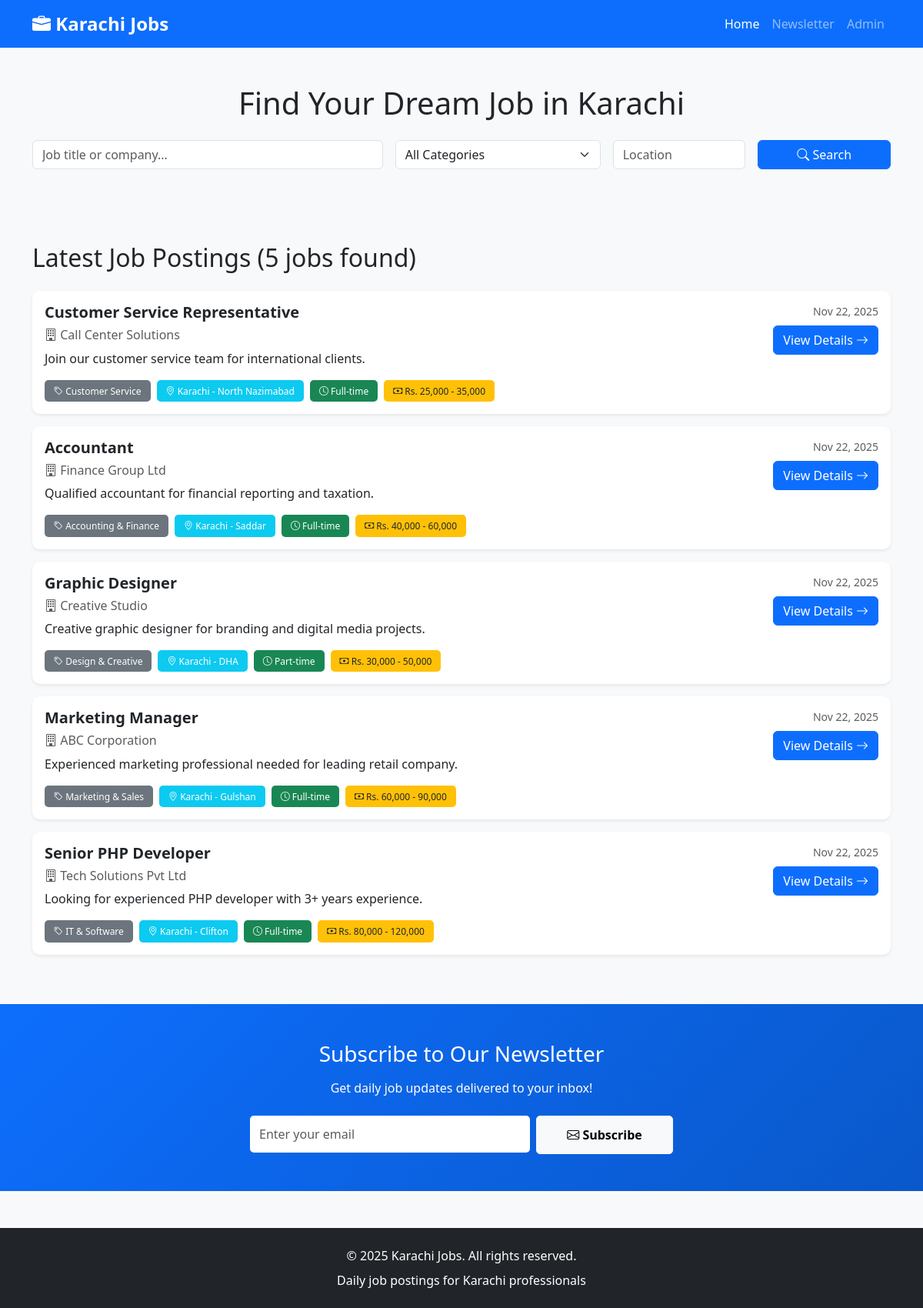
The page / on the database its author committed.
### tables this page shows
CREATE TABLE IF NOT EXISTS jobs (
    id INT AUTO_INCREMENT PRIMARY KEY,
    title VARCHAR(255) NOT NULL,
    company VARCHAR(255) NOT NULL,
    category VARCHAR(100) NOT NULL,
    location VARCHAR(100) NOT NULL,
    job_type VARCHAR(50) DEFAULT 'Full-time',
    salary VARCHAR(100),
    short_description TEXT NOT NULL,
    full_description TEXT NOT NULL,
    requirements TEXT,
    contact_email VARCHAR(255),
    contact_phone VARCHAR(50),
    created_at TIMESTAMP DEFAULT CURRENT_TIMESTAMP,
    updated_at TIMESTAMP DEFAULT CURRENT_TIMESTAMP ON UPDATE CURRENT_TIMESTAMP,
    status ENUM('active', 'inactive') DEFAULT 'active',
    INDEX idx_category (category),
    INDEX idx_location (location),
    INDEX idx_created (created_at),
    INDEX idx_status (status)
);

### config.php (called while the page is built, shortened)
<?php
function sanitize($data) {
    return htmlspecialchars($data, ENT_QUOTES, 'UTF-8');
}
?>

### public/index.php (the view, shortened to what this page needs)
<?php
require_once '../config.php';
$page = isset($_GET['page']) ? (int)$_GET['page'] : 1;
$perPage = 10;
$offset = ($page - 1) * $perPage;
$search = isset($_GET['search']) ? trim($_GET['search']) : '';
$location = isset($_GET['location']) ? trim($_GET['location']) : '';
$query = "SELECT * FROM jobs WHERE status = 'active'";
$params = [];
$query .= " ORDER BY created_at DESC LIMIT ? OFFSET ?";
$params[] = $perPage;
$params[] = $offset;
$stmt = $pdo->prepare($query);
$stmt->execute($params);
$jobs = $stmt->fetchAll();
$countQuery = "SELECT COUNT(*) FROM jobs WHERE status = 'active'";
$countParams = [];
$countStmt = $pdo->prepare($countQuery);
$countStmt->execute($countParams);
$totalJobs = $countStmt->fetchColumn();
?>
<!DOCTYPE html>
<html lang="en">
<head>
    <link href="https://cdn.jsdelivr.net/npm/bootstrap@5.3.0/dist/css/bootstrap.min.css" rel="stylesheet">
    <link rel="stylesheet" href="https://cdn.jsdelivr.net/npm/bootstrap-icons@1.10.0/font/bootstrap-icons.css">
    <link rel="stylesheet" href="assets/css/style.css">
</head>
<body>
    <nav class="navbar navbar-expand-lg navbar-dark bg-primary">
        <div class="container">
            <a class="navbar-brand fw-bold" href="index.php">
                <i class="bi bi-briefcase-fill"></i> Karachi Jobs
            </a>
            <div class="collapse navbar-collapse" id="navbarNav">
                <ul class="navbar-nav ms-auto">
                    <li class="nav-item">
                        <a class="nav-link active" href="index.php">Home</a>
                    </li>
                    <li class="nav-item">
                        <a class="nav-link" href="#newsletter">Newsletter</a>
                    </li>
                    <li class="nav-item">
                        <a class="nav-link" href="admin.php">Admin</a>
                    </li>
                </ul>
            </div>
        </div>
    </nav>
    <div class="bg-light py-5">
        <div class="container">
            <h1 class="text-center mb-4">Find Your Dream Job in Karachi</h1>
            <form method="GET" action="index.php" class="row g-3">
                <div class="col-md-5">
                    <input type="text" name="search" class="form-control" placeholder="Job title or company..." value="<?= sanitize($search) ?>">
                </div>
                <div class="col-md-3">
                    <select name="category" class="form-select">
                        <option value="">All Categories</option>
                    </select>
                </div>
                <div class="col-md-2">
                    <input type="text" name="location" class="form-control" placeholder="Location" value="<?= sanitize($location) ?>">
                </div>
                <div class="col-md-2">
                    <button type="submit" class="btn btn-primary w-100">
                        <i class="bi bi-search"></i> Search
                    </button>
                </div>
            </form>
        </div>
    </div>
    <div class="container my-5">
        <div class="row">
            <div class="col-12">
                <h2 class="mb-4">Latest Job Postings (<?= $totalJobs ?> jobs found)</h2>
                <?php if (empty($jobs)): ?>
                    <div class="alert alert-info">
                        <i class="bi bi-info-circle"></i> No jobs found. Try adjusting your search criteria.
                    </div>
                <?php else: ?>
                    <?php foreach ($jobs as $job): ?>
                        <div class="card mb-3 shadow-sm">
                            <div class="card-body">
                                <div class="row">
                                    <div class="col-md-9">
                                        <h5 class="card-title">
                                            <a href="job.php?id=<?= $job['id'] ?>" class="text-decoration-none">
                                                <?= sanitize($job['title']) ?>
                                            </a>
                                        </h5>
                                        <h6 class="text-muted">
                                            <i class="bi bi-building"></i> <?= sanitize($job['company']) ?>
                                        </h6>
                                        <p class="card-text"><?= sanitize($job['short_description']) ?></p>
                                        <div class="d-flex flex-wrap gap-2">
                                            <span class="badge bg-secondary">
                                                <i class="bi bi-tag"></i> <?= sanitize($job['category']) ?>
                                            </span>
                                            <span class="badge bg-info">
                                                <i class="bi bi-geo-alt"></i> <?= sanitize($job['location']) ?>
                                            </span>
                                            <span class="badge bg-success">
                                                <i class="bi bi-clock"></i> <?= sanitize($job['job_type']) ?>
                                            </span>
                                            <?php if ($job['salary']): ?>
                                                <span class="badge bg-warning text-dark">
                                                    <i class="bi bi-cash"></i> <?= sanitize($job['salary']) ?>
                                                </span>
                                            <?php endif; ?>
                                        </div>
                                    </div>
                                    <div class="col-md-3 text-md-end mt-3 mt-md-0">
                                        <small class="text-muted d-block mb-2">
                                            <?= date('M d, Y', strtotime($job['created_at'])) ?>
                                        </small>
                                        <a href="job.php?id=<?= $job['id'] ?>" class="btn btn-primary">
                                            View Details <i class="bi bi-arrow-right"></i>
                                        </a>
                                    </div>
                                </div>
                            </div>
                        </div>
                    <?php endforeach; ?>
                <?php endif; ?>
            </div>
        </div>
    </div>
    <div class="bg-primary text-white py-5" id="newsletter">
        <div class="container">
            <div class="row justify-content-center">
                <div class="col-md-8 text-center">
                    <h3 class="mb-3">Subscribe to Our Newsletter</h3>
                    <p class="mb-4">Get daily job updates delivered to your inbox!</p>
                    <form id="newsletter-form" class="row g-2 justify-content-center">
                        <div class="col-md-6">
                            <input type="email" name="email" id="newsletter-email" class="form-control" placeholder="Enter your email" required>
                        </div>
                        <div class="col-md-3">
                            <button type="submit" class="btn btn-light w-100">
                                <i class="bi bi-envelope"></i> Subscribe
                            </button>
                        </div>
                    </form>
                </div>
            </div>
        </div>
    </div>
    <footer class="bg-dark text-white py-4 mt-5">
        <div class="container text-center">
            <p class="mb-0">&copy; <?= date('Y') ?> Karachi Jobs. All rights reserved.</p>
            <p class="mb-0 mt-2">Daily job postings for Karachi professionals</p>
        </div>
    </footer>
</body>
</html>

### public/assets/css/style.css (style rules this page uses)
:root { --primary-color: #0d6efd; --secondary-color: #6c757d; --success-color: #198754; --danger-color: #dc3545; --warning-color: #ffc107; --info-color: #0dcaf0; }
body { font-family: 'Segoe UI', Tahoma, Geneva, Verdana, sans-serif; background-color: #f8f9fa; }
.navbar-brand { font-size: 1.5rem; font-weight: 700; }
.card { border: none; border-radius: 10px; transition: transform 0.2s, box-shadow 0.2s; }
.card-title a { color: #212529; font-weight: 600; transition: color 0.2s; }
.badge { padding: 0.5rem 0.75rem; font-weight: 500; border-radius: 5px; }
#newsletter { background: linear-gradient(135deg, #0d6efd 0%, #0a58ca 100%); }
#newsletter input[type="email"] { border-radius: 5px; border: none; padding: 12px; }
#newsletter .btn { border-radius: 5px; padding: 12px; font-weight: 600; }
footer { margin-top: auto; }
.btn { transition: all 0.3s ease; }

### rows shown on the page
jobs: title "Customer Service Representative", company "Call Center Solutions", short_description "Join our customer service team for international clients.", category "Customer Service", location "Karachi - North Nazimabad", job_type "Full-time", salary "Rs. 25,000 - 35,000", created_at "Nov 22, 2025"
jobs: title "Accountant", company "Finance Group Ltd", short_description "Qualified accountant for financial reporting and taxation.", category "Accounting & Finance", location "Karachi - Saddar", job_type "Full-time", salary "Rs. 40,000 - 60,000", created_at "Nov 22, 2025"
jobs: title "Graphic Designer", company "Creative Studio", short_description "Creative graphic designer for branding and digital media projects.", category "Design & Creative", location "Karachi - DHA", job_type "Part-time", salary "Rs. 30,000 - 50,000", created_at "Nov 22, 2025"
jobs: title "Marketing Manager", company "ABC Corporation", short_description "Experienced marketing professional needed for leading retail company.", category "Marketing & Sales", location "Karachi - Gulshan", job_type "Full-time", salary "Rs. 60,000 - 90,000", created_at "Nov 22, 2025"
jobs: title "Senior PHP Developer", company "Tech Solutions Pvt Ltd", short_description "Looking for experienced PHP developer with 3+ years experience.", category "IT & Software", location "Karachi - Clifton", job_type "Full-time", salary "Rs. 80,000 - 120,000", created_at "Nov 22, 2025"

### other values the page prints
$totalJobs "5"
